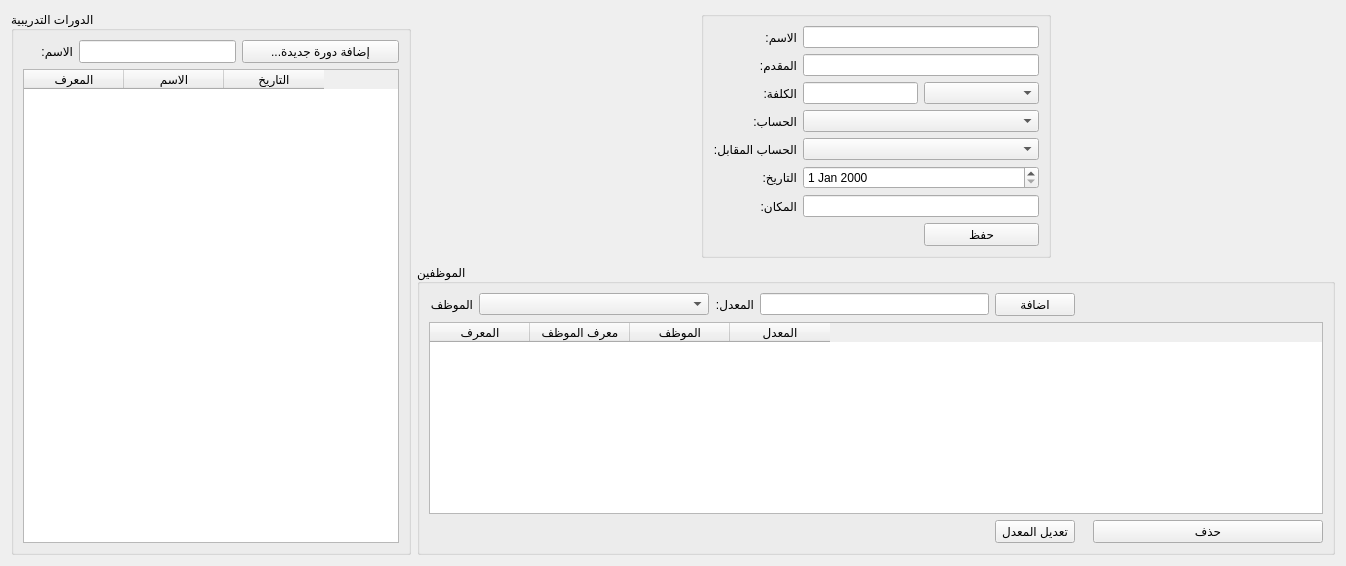
     <widget class="QWidget" name="tab_6">
      <attribute name="title">
       <string>الدورات التدريبية</string>
      </attribute>
      <layout class="QGridLayout" name="gridLayout_28">
       <item row="0" column="0" rowspan="2">
        <widget class="QGroupBox" name="employees_groupbox_11">
         <property name="minimumSize">
          <size>
           <width>400</width>
           <height>0</height>
          </size>
         </property>
         <property name="title">
          <string>الدورات التدريبية</string>
         </property>
         <layout class="QGridLayout" name="gridLayout_25">
          <item row="0" column="0">
           <widget class="QLabel" name="employment_request_name_label_12">
            <property name="maximumSize">
             <size>
              <width>50</width>
              <height>16777215</height>
             </size>
            </property>
            <property name="text">
             <string>الاسم:</string>
            </property>
           </widget>
          </item>
          <item row="0" column="1">
           <widget class="QLineEdit" name="new_course_name_input">
            <property name="sizePolicy">
             <sizepolicy hsizetype="Preferred" vsizetype="Preferred">
              <horstretch>0</horstretch>
              <verstretch>0</verstretch>
             </sizepolicy>
            </property>
            <property name="minimumSize">
             <size>
              <width>0</width>
              <height>0</height>
             </size>
            </property>
           </widget>
          </item>
          <item row="0" column="2">
           <widget class="QPushButton" name="add_course_btn">
            <property name="text">
             <string>...إضافة دورة جديدة</string>
            </property>
           </widget>
          </item>
          <item row="1" column="0" colspan="3">
           <widget class="QTableWidget" name="courses_table">
            <column>
             <property name="text">
              <string>المعرف</string>
             </property>
            </column>
            <column>
             <property name="text">
              <string>الاسم</string>
             </property>
            </column>
            <column>
             <property name="text">
              <string>التاريخ</string>
             </property>
            </column>
           </widget>
          </item>
         </layout>
        </widget>
       </item>
       <item row="0" column="1">
        <spacer name="horizontalSpacer_16">
         <property name="orientation">
          <enum>Qt::Horizontal</enum>
         </property>
         <property name="sizeHint" stdset="0">
          <size>
           <width>278</width>
           <height>20</height>
          </size>
         </property>
        </spacer>
       </item>
       <item row="0" column="3">
        <spacer name="horizontalSpacer_15">
         <property name="orientation">
          <enum>Qt::Horizontal</enum>
         </property>
         <property name="sizeHint" stdset="0">
          <size>
           <width>278</width>
           <height>20</height>
          </size>
         </property>
        </spacer>
       </item>
       <item row="0" column="2">
        <widget class="QGroupBox" name="groupBox_6">
         <property name="minimumSize">
          <size>
           <width>350</width>
           <height>0</height>
          </size>
         </property>
         <property name="title">
          <string/>
         </property>
         <layout class="QGridLayout" name="gridLayout_26">
          <item row="0" column="0">
           <widget class="QLabel" name="name_label_2">
            <property name="text">
             <string>الاسم:</string>
            </property>
           </widget>
          </item>
          <item row="0" column="1" colspan="2">
           <widget class="QLineEdit" name="course_name_input"/>
          </item>
          <item row="1" column="0">
           <widget class="QLabel" name="department_label_2">
            <property name="text">
             <string>المقدم:</string>
            </property>
           </widget>
          </item>
          <item row="1" column="1" colspan="2">
           <widget class="QLineEdit" name="course_providor_input"/>
          </item>
          <item row="2" column="0">
           <widget class="QLabel" name="job_title_label_2">
            <property name="text">
             <string>الكلفة:</string>
            </property>
           </widget>
          </item>
          <item row="2" column="1">
           <widget class="QLineEdit" name="course_cost_input"/>
          </item>
          <item row="2" column="2">
           <widget class="QComboBox" name="course_cost_currency_combobox">
            <property name="sizePolicy">
             <sizepolicy hsizetype="Expanding" vsizetype="Fixed">
              <horstretch>0</horstretch>
              <verstretch>0</verstretch>
             </sizepolicy>
            </property>
           </widget>
          </item>
          <item row="3" column="0">
           <widget class="QLabel" name="job_title_label_3">
            <property name="text">
             <string>الحساب:</string>
            </property>
           </widget>
          </item>
          <item row="3" column="1" colspan="2">
           <widget class="QComboBox" name="course_costs_account_combobox">
            <property name="sizePolicy">
             <sizepolicy hsizetype="Expanding" vsizetype="Fixed">
              <horstretch>0</horstretch>
              <verstretch>0</verstretch>
             </sizepolicy>
            </property>
           </widget>
          </item>
          <item row="4" column="0">
           <widget class="QLabel" name="job_title_label_4">
            <property name="text">
             <string>الحساب المقابل:</string>
            </property>
           </widget>
          </item>
          <item row="4" column="1" colspan="2">
           <widget class="QComboBox" name="course_costs_opposite_account_combobox">
            <property name="sizePolicy">
             <sizepolicy hsizetype="Expanding" vsizetype="Fixed">
              <horstretch>0</horstretch>
              <verstretch>0</verstretch>
             </sizepolicy>
            </property>
           </widget>
          </item>
          <item row="5" column="0">
           <widget class="QLabel" name="email_label_2">
            <property name="text">
             <string>التاريخ:</string>
            </property>
           </widget>
          </item>
          <item row="5" column="1" colspan="2">
           <widget class="QDateEdit" name="course_date_input"/>
          </item>
          <item row="6" column="0">
           <widget class="QLabel" name="email_label_3">
            <property name="text">
             <string>المكان:</string>
            </property>
           </widget>
          </item>
          <item row="6" column="1" colspan="2">
           <widget class="QLineEdit" name="course_place_input"/>
          </item>
          <item row="7" column="2">
           <widget class="QPushButton" name="course_save_btn">
            <property name="text">
             <string>حفظ</string>
            </property>
           </widget>
          </item>
         </layout>
        </widget>
       </item>
       <item row="1" column="1" colspan="3">
        <widget class="QGroupBox" name="course_groupbox_2">
         <property name="title">
          <string>الموظفين</string>
         </property>
         <layout class="QGridLayout" name="gridLayout_27">
          <item row="3" column="1">
           <spacer name="horizontalSpacer_13">
            <property name="orientation">
             <enum>Qt::Horizontal</enum>
            </property>
            <property name="sizeHint" stdset="0">
             <size>
              <width>40</width>
              <height>20</height>
             </size>
            </property>
           </spacer>
          </item>
          <item row="1" column="2">
           <widget class="QLabel" name="title_label_3">
            <property name="text">
             <string>المعدل:</string>
            </property>
           </widget>
          </item>
          <item row="3" column="4">
           <widget class="QPushButton" name="edit_course_employee_btn">
            <property name="text">
             <string>تعديل المعدل</string>
            </property>
           </widget>
          </item>
          <item row="1" column="0">
           <widget class="QLabel" name="title_label_2">
            <property name="text">
             <string>الموظف</string>
            </property>
           </widget>
          </item>
          <item row="2" column="0" colspan="8">
           <widget class="QTableWidget" name="course_employees_table">
            <column>
             <property name="text">
              <string>المعرف</string>
             </property>
            </column>
            <column>
             <property name="text">
              <string>معرف الموظف</string>
             </property>
            </column>
            <column>
             <property name="text">
              <string>الموظف</string>
             </property>
            </column>
            <column>
             <property name="text">
              <string>المعدل</string>
             </property>
            </column>
           </widget>
          </item>
          <item row="1" column="3">
           <widget class="QLineEdit" name="course_employee_gpa_input"/>
          </item>
          <item row="1" column="1">
           <widget class="QComboBox" name="course_employees_combobox">
            <property name="sizePolicy">
             <sizepolicy hsizetype="Expanding" vsizetype="Fixed">
              <horstretch>0</horstretch>
              <verstretch>0</verstretch>
             </sizepolicy>
            </property>
           </widget>
          </item>
          <item row="1" column="7">
           <spacer name="horizontalSpacer_32">
            <property name="orientation">
             <enum>Qt::Horizontal</enum>
            </property>
            <property name="sizeHint" stdset="0">
             <size>
              <width>185</width>
              <height>20</height>
             </size>
            </property>
           </spacer>
          </item>
          <item row="3" column="7">
           <widget class="QPushButton" name="delete_course_employee_btn">
            <property name="text">
             <string>حذف</string>
            </property>
           </widget>
          </item>
          <item row="1" column="4">
           <widget class="QPushButton" name="add_course_employee_btn">
            <property name="text">
             <string>اضافة</string>
            </property>
           </widget>
          </item>
         </layout>
        </widget>
       </item>
      </layout>
     </widget>
